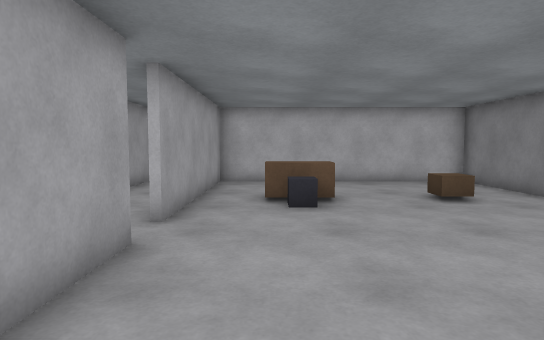
View 1 (above)

24 first-person views from a walk through a Gazebo world. The camera is 1.2 m above the floor, tilts 4° down and sees 75° across. The lines on the ground mark 1 m squares. The floor is counted in squares, 1 m on a side. Each view is taken from the middle of a square. On the plan, view 1 faces up. The plan holds only what a view shows up to about 14 squares ahead; the rest is blank.

View 2
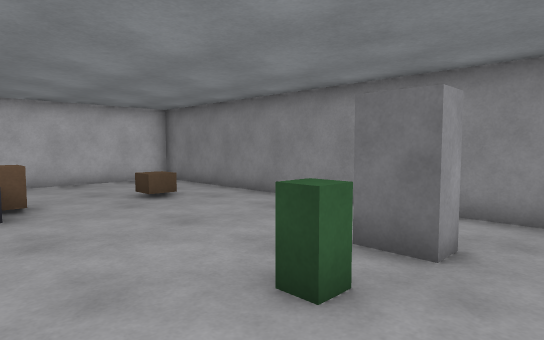

View 3
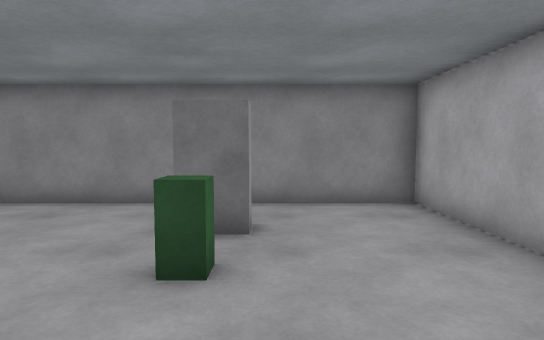

View 4
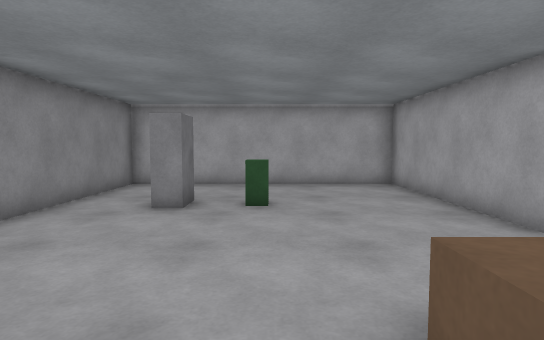

View 5
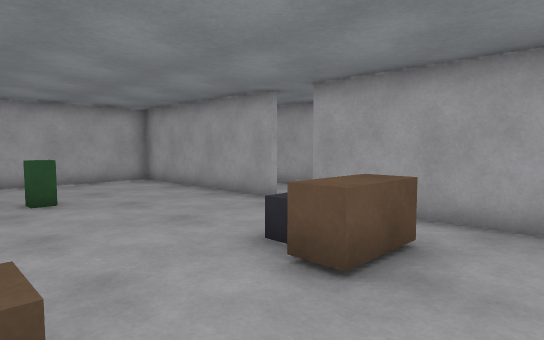

View 6
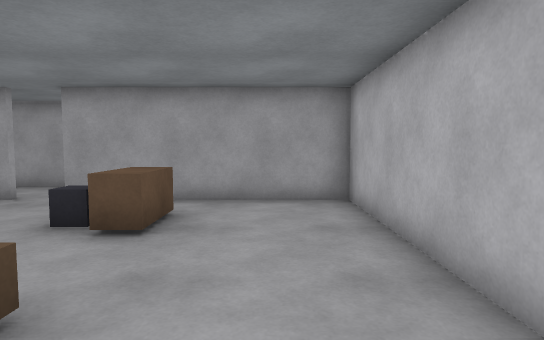

View 7
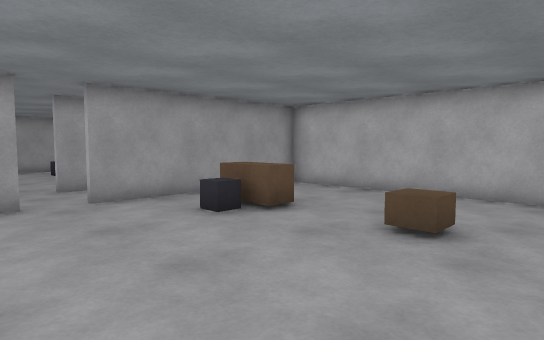

View 8
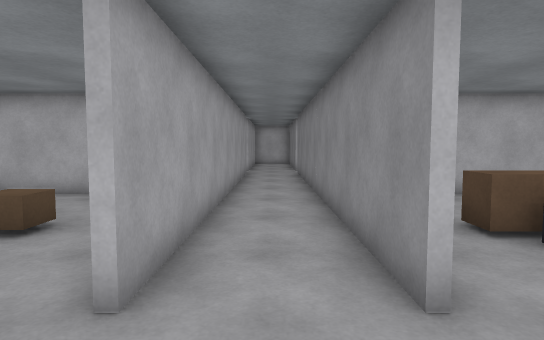

View 9
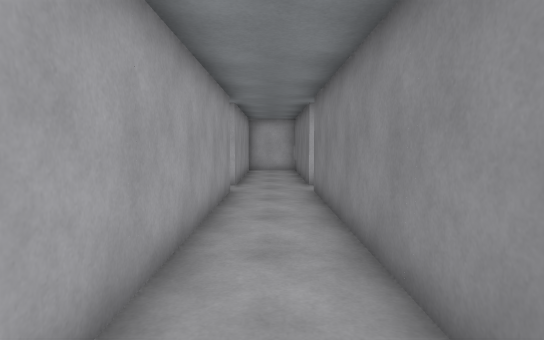

View 10
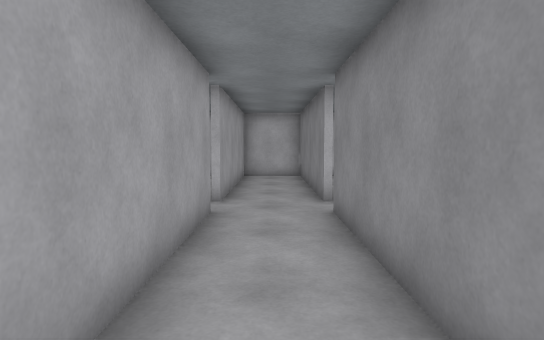

View 11
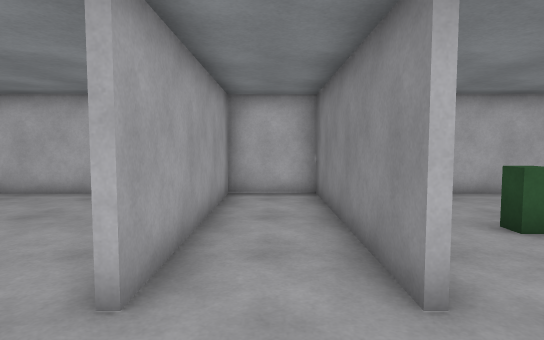

View 12
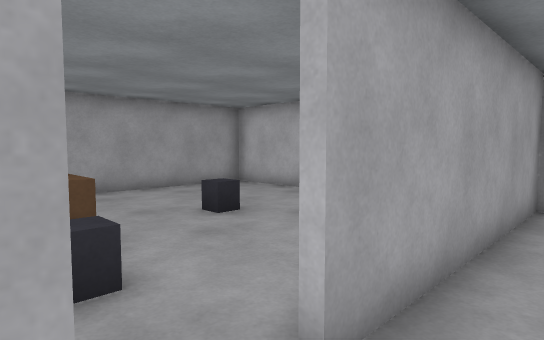

View 13
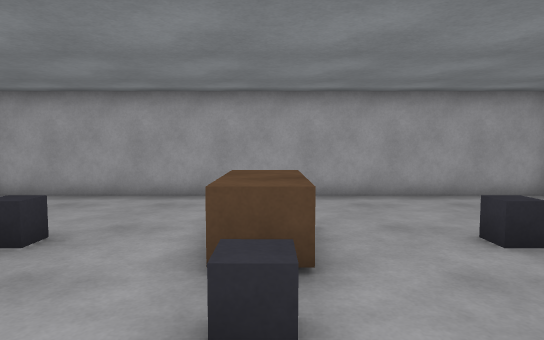

View 14
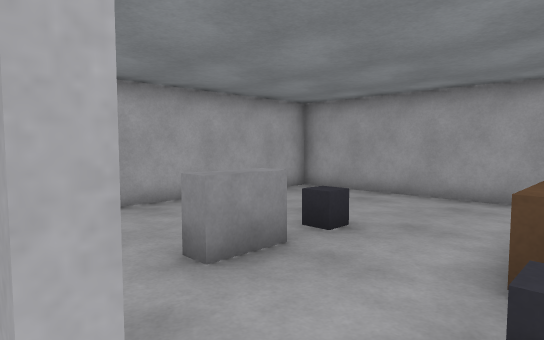

View 15
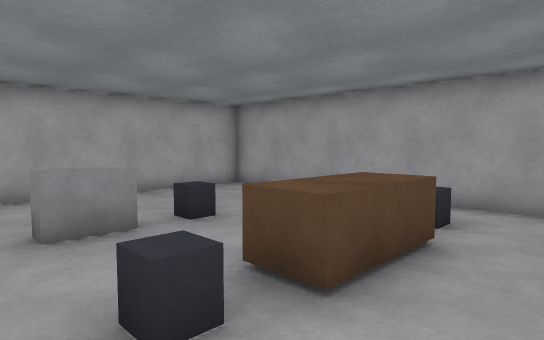

View 16
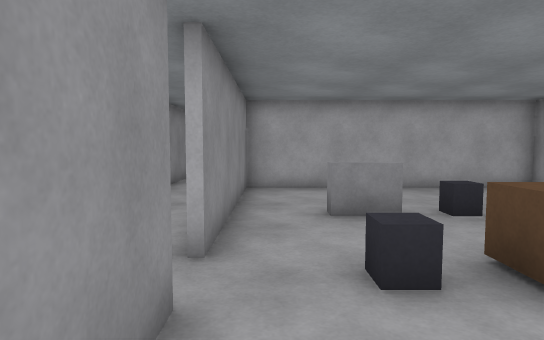

View 17
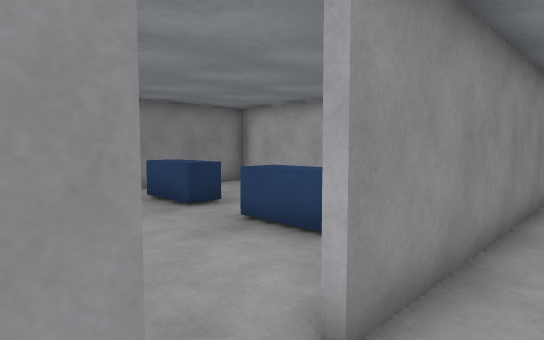

View 18
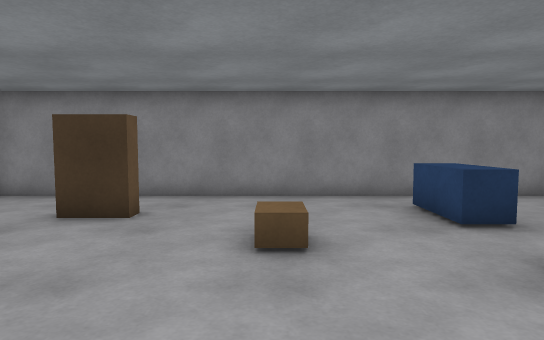

View 19
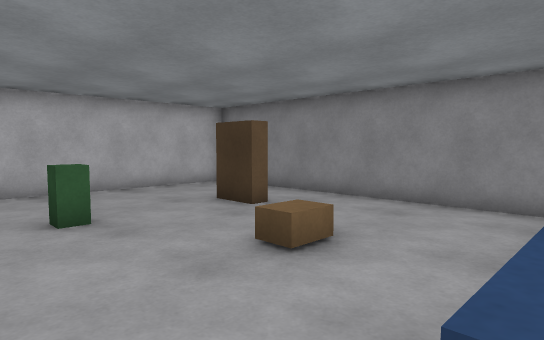

View 20
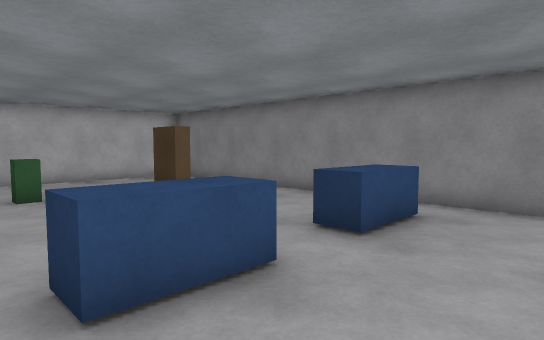

View 21
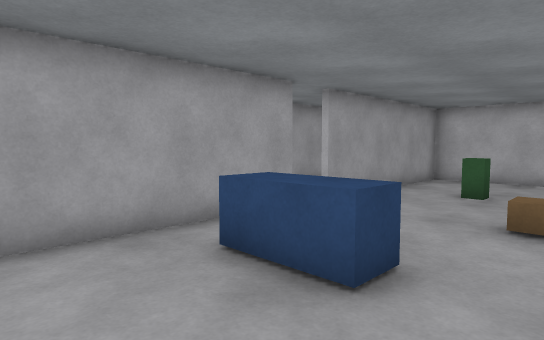

View 22
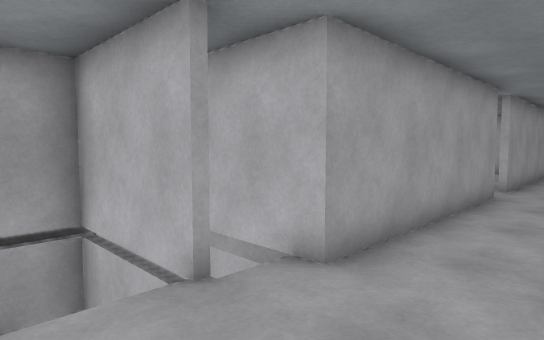

View 23
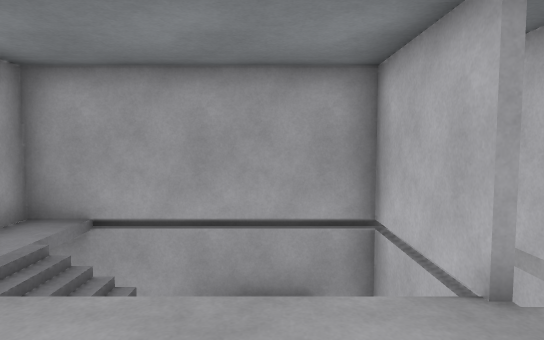

View 24
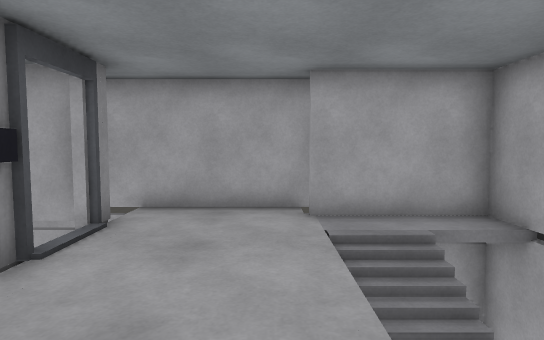

### Floor plan
Key: @ floor where view 1 was taken; # wall or solid block; x gap in a wall; . main floor; - floor 1.25 m lower than the main floor; / step, stairs or slope; v drop or lower ground; B brown box; G grey box; R green box; L blue box; A dark grey box; P grey post; W white box; O other object.
Columns run from 13 left of view 1 to 7 right of it. Each row starts with its distance up from view 1.
 26  #####  ############
 25 #......  #.#........#
 24 #......  #.#........#
 23 #....... #.#........#
 22 #....G...#.#..R..B..#
 21 #........#.#........#
 20 #........#.#........#
 19 #..GBBBG.......B....#
 18 #........#.#........#
 17 #........#.#........#
 16 #....GGG.#.#.LL.LLL.#
 15 #........#.#........#
 14 #........#.#........#
 13 #........#.#........#
 12 ##########.##########
 11      ..  #.#........#
 10       .  #.#........#
  9       .. #.#........#
  8       B..#.#.BB..B..#
  7    O   ..#.#..G.....#
  6    ......#.#........#
  5      ...............#
  4          #.#........#
  3          #.#........#
  2          #.#...R.G..#
  1          #.#........#
  0          #.#.@......#
 -1          #.#........#
 -2        ###.##########
 -3      xvvv.
 -4      G  v
 -5      G  -  .
 -6      G  /   A
 -7      #  /   P
 -8      #  .  PW
 -9      ####   vv
-10         v###vv

Where each view was taken, in squares from view 1:
view 1: 0 up, 0 right, facing up
view 2: 0 up, 0 right, facing up-right
view 3: 1 up, 1 left, facing right
view 4: 9 up, 2 right, facing down
view 5: 10 up, 4 right, facing down-left
view 6: 10 up, 6 right, facing left
view 7: 3 up, 6 right, facing up-left
view 8: 3 up, 3 left, facing up
view 9: 9 up, 3 left, facing up
view 10: 12 up, 3 left, facing up
view 11: 17 up, 3 left, facing up
view 12: 18 up, 3 left, facing up-left
view 13: 19 up, 4 left, facing left
view 14: 19 up, 4 left, facing down-left
view 15: 21 up, 5 left, facing down-left
view 16: 22 up, 5 left, facing down
view 17: 20 up, 3 left, facing down-right
view 18: 19 up, 2 left, facing right
view 19: 16 up, 1 left, facing up-right
view 20: 13 up, 1 left, facing up-right
view 21: 13 up, 3 right, facing up-left
view 22: 5 down, 2 left, facing up-left
view 23: 5 down, 2 left, facing left
view 24: 3 down, 4 left, facing down
